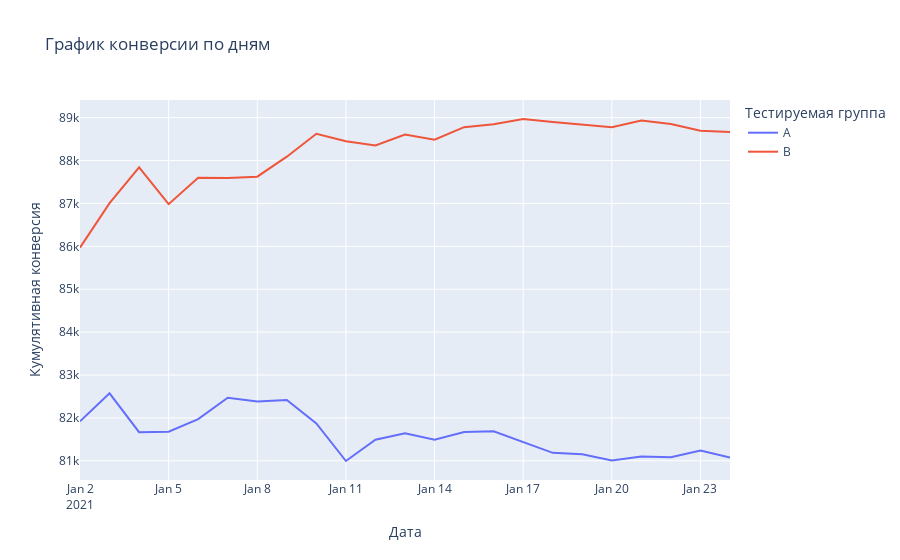

Write notebook code for a chart like this one.
### Code cell
fig = px.line(daily_data, x="date", 
              y="cum_mean_check",
              color='group',  
              title='График конверсии по дням',
              labels=dict(group='Тестируемая группа')
              )
fig.update_layout(
                yaxis_title_text='Кумулятивная конверсия',
                xaxis_title_text='Дата'
)
fig.show()

### Figure 1 — Plotly figure (JSON) as saved in the notebook; plotly's stock layout.template omitted (floating-point values rounded to 4 significant figures)
{"data": [{"hovertemplate": "Тестируемая группа=A<br>date=%{x}<br>cum_mean_check=%{y}<extra></extra>", "legendgroup": "A", "line": {"color": "#636efa", "dash": "solid"}, "marker": {"symbol": "circle"}, "mode": "lines", "name": "A", "orientation": "v", "showlegend": true, "type": "scatter", "x": ["2021-01-02T00:00:00", "2021-01-03T00:00:00", "2021-01-04T00:00:00", "2021-01-05T00:00:00", "2021-01-06T00:00:00", "2021-01-07T00:00:00", "2021-01-08T00:00:00", "2021-01-09T00:00:00", "2021-01-10T00:00:00", "2021-01-11T00:00:00", "2021-01-12T00:00:00", "2021-01-13T00:00:00", "2021-01-14T00:00:00", "2021-01-15T00:00:00", "2021-01-16T00:00:00", "2021-01-17T00:00:00", "2021-01-18T00:00:00", "2021-01-19T00:00:00", "2021-01-20T00:00:00", "2021-01-21T00:00:00", "2021-01-22T00:00:00", "2021-01-23T00:00:00", "2021-01-24T00:00:00"], "xaxis": "x", "y": [81920.0, 82570.0, 81670.0, 81680.0, 81970.0, 82470.0, 82380.0, 82420.0, 81870.0, 81000.0, 81490.0, 81640.0, 81490.0, 81670.0, 81690.0, 81440.0, 81190.0, 81150.0, 81010.0, 81100.0, 81090.0, 81240.0, 81080.0], "yaxis": "y"}, {"hovertemplate": "Тестируемая группа=B<br>date=%{x}<br>cum_mean_check=%{y}<extra></extra>", "legendgroup": "B", "line": {"color": "#EF553B", "dash": "solid"}, "marker": {"symbol": "circle"}, "mode": "lines", "name": "B", "orientation": "v", "showlegend": true, "type": "scatter", "x": ["2021-01-02T00:00:00", "2021-01-03T00:00:00", "2021-01-04T00:00:00", "2021-01-05T00:00:00", "2021-01-06T00:00:00", "2021-01-07T00:00:00", "2021-01-08T00:00:00", "2021-01-09T00:00:00", "2021-01-10T00:00:00", "2021-01-11T00:00:00", "2021-01-12T00:00:00", "2021-01-13T00:00:00", "2021-01-14T00:00:00", "2021-01-15T00:00:00", "2021-01-16T00:00:00", "2021-01-17T00:00:00", "2021-01-18T00:00:00", "2021-01-19T00:00:00", "2021-01-20T00:00:00", "2021-01-21T00:00:00", "2021-01-22T00:00:00", "2021-01-23T00:00:00", "2021-01-24T00:00:00"], "xaxis": "x", "y": [85970.0, 87010.0, 87840.0, 86980.0, 87600, 87600.0, 87620.0, 88090.0, 88620.0, 88450.0, 88350.0, 88610.0, 88490.0, 88780.0, 88850.0, 88970.0, 88900.0, 88840.0, 88780.0, 88930.0, 88850.0, 88700.0, 88660.0], "yaxis": "y"}], "layout": {"legend": {"title": {"text": "Тестируемая группа"}, "tracegroupgap": 0}, "title": {"text": "График конверсии по дням"}, "xaxis": {"anchor": "y", "domain": [0, 1], "title": {"text": "Дата"}}, "yaxis": {"anchor": "x", "domain": [0, 1], "title": {"text": "Кумулятивная конверсия"}}}}
